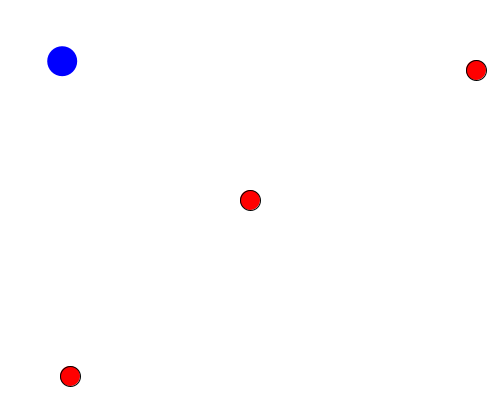
Frame 1 (no input)
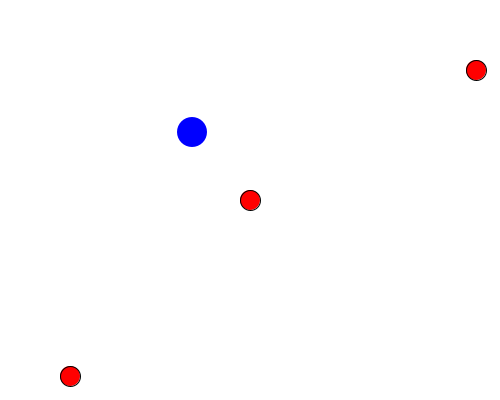
Frame 60 (the mouse pressed at the canvas centre just before this capture)
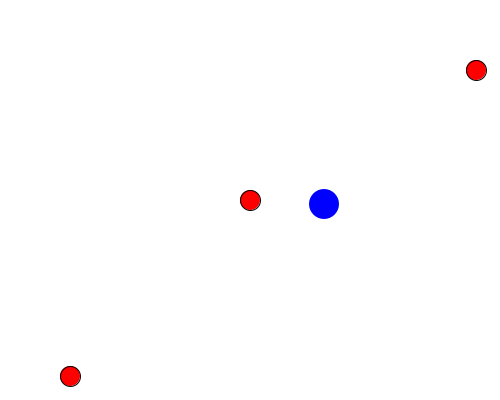
Frame 120 (the mouse held since frame 60 and released just before this capture)

The Processing sketch that drew these frames (run headless with seeded random() and noise(); from frame 60 on, the mouse is pressed at the canvas centre):

// Processing sketch: sketch_project
// ── sketch_project.pde
// -- Global variables are declared first

// ball position
float xPos;
float yPos;

// peg positions
float peg1X, peg1Y;
float peg2X, peg2Y;
float peg3X, peg3Y;

// ball velocity
float vx;
float vy;

// ball size
float radius;

// peg size
float pegRadius;

void setup()            // <-- Whatever commands we put in here will be executed once.
{
  size(500, 400);
  textSize(48);

  radius = 15;

  pegRadius = 10;

  peg1X = 250;
  peg1Y = 200;

  peg2X = 70;
  peg2Y = height - 24;

  peg3X = width - 24;
  peg3Y = 70;

  xPos = 60;            // <-- Starting position of the ball
  yPos = 60;

  vx = 2.2;             // <-- Speed of the ball
  vy = 1.2;
}

void draw()
{
  background(255);

  fill(255, 0, 0);
  stroke(0);

  // -- Draw the pegs
  circle(peg1X, peg1Y, 2 * pegRadius);
  circle(peg2X, peg2Y, 2 * pegRadius);
  circle(peg3X, peg3Y, 2 * pegRadius);

  // -- Move the ball
  xPos = xPos + vx;
  yPos = yPos + vy;

  // -- Draw ball
  noStroke();
  fill(0, 0, 255);
  circle(xPos, yPos, 2 * radius);

  bounceOfWall();

  // -- Check collisions with pegs
  if (dist(xPos, yPos, peg1X, peg1Y) < radius + pegRadius)
  {
    fill(0);
    textAlign(CENTER, CENTER);
    text("GAME OVER!", width/2, height/2);
    frameRate(0);
  }
  if (dist(xPos, yPos, peg2X, peg2Y) < radius + pegRadius)
  {
    fill(0);
    textAlign(CENTER, CENTER);
    text("GAME OVER!", width/2, height/2);
    frameRate(0);
  }
  if (dist(xPos, yPos, peg3X, peg3Y) < radius + pegRadius)
  {
    fill(0);
    textAlign(CENTER, CENTER);
    text("GAME OVER!", width/2, height/2);
    frameRate(0);
  }
}


void bounceOfWall()
{
  // -- Check rebounds against left and right walls
  if (xPos - radius < 0 || xPos + radius > width)
  {
    vx = -vx;
  }

  // -- Check rebounds against top and bottom walls
  if (yPos - radius < 0 || yPos + radius > height)
  {
    vy = -vy;
  }
}
